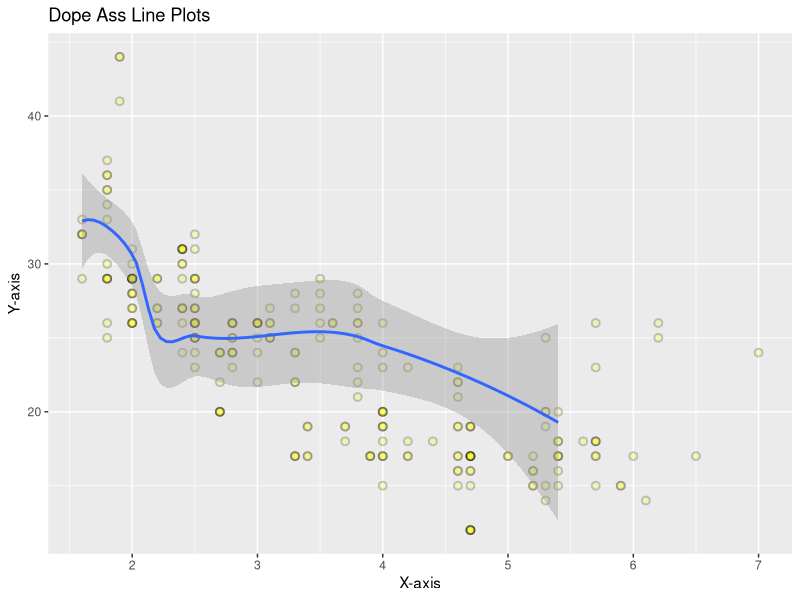

Recreate this plot in R.
library(tidyverse)
mpg <- ggplot2::mpg


ggplot(data = mpg, #select the dataset to be in the graph (but not the actual data values)
### Global Mapping (Across multiple Geom types)     
       mapping = aes(x = displ,
                     y = hwy)
       ) +  
  labs(x = 'X-axis',y = 'Y-axis', title = 'Dope Ass Line Plots') +
### Single Scatterplot ###
    geom_point(mapping = aes(,
                           x = displ,
                           y = hwy,
                           colour = class, # Changes the colour of the points
                           size = NULL, # Changes size of the points
                           alpha = NULL, # Transparency,between 0-1 (usually a fraction)
                           shape = NULL, # Changes shape of the points, MAX 6 groups
                           ),
### Changes all Geom_Point Values
             shape = 21, # Point Shape
             colour = "black", # Border Colour
             fill = "yellow", #Fill Colour
             size = 2, # Size of Fill
             stroke = 1, # Thickness of Border
             alpha = 0.2, # Transparency,between 0-1 (usually a fraction)
             show.legend = TRUE
             ) +
# ### Multiple Plots based on 1 variable
#   facet_wrap(~ class, # makes multiple plots based on a variable
#              nrow = NULL, 
#              ncol = NULL, 
#              )
# ### Multiple Plots based on multiple variables
#   facet_grid(drv ~ .) #You can replace a variable with . if you just want one variable
### Smooth Scatterplot ###
  geom_smooth(,
              mapping = aes(,
                            x = displ,
                            y = hwy,
                            linetype = NULL, # Makes a line for each variable
                            group = NULL, # Group lines by variable
                            colour = NULL, # Colour lines by variable
                            ),
              show.legend = TRUE,
              data = filter(mpg, class == "subcompact"), # Filters data based on value in variable
              se = TRUE, # Standard Error
              )

